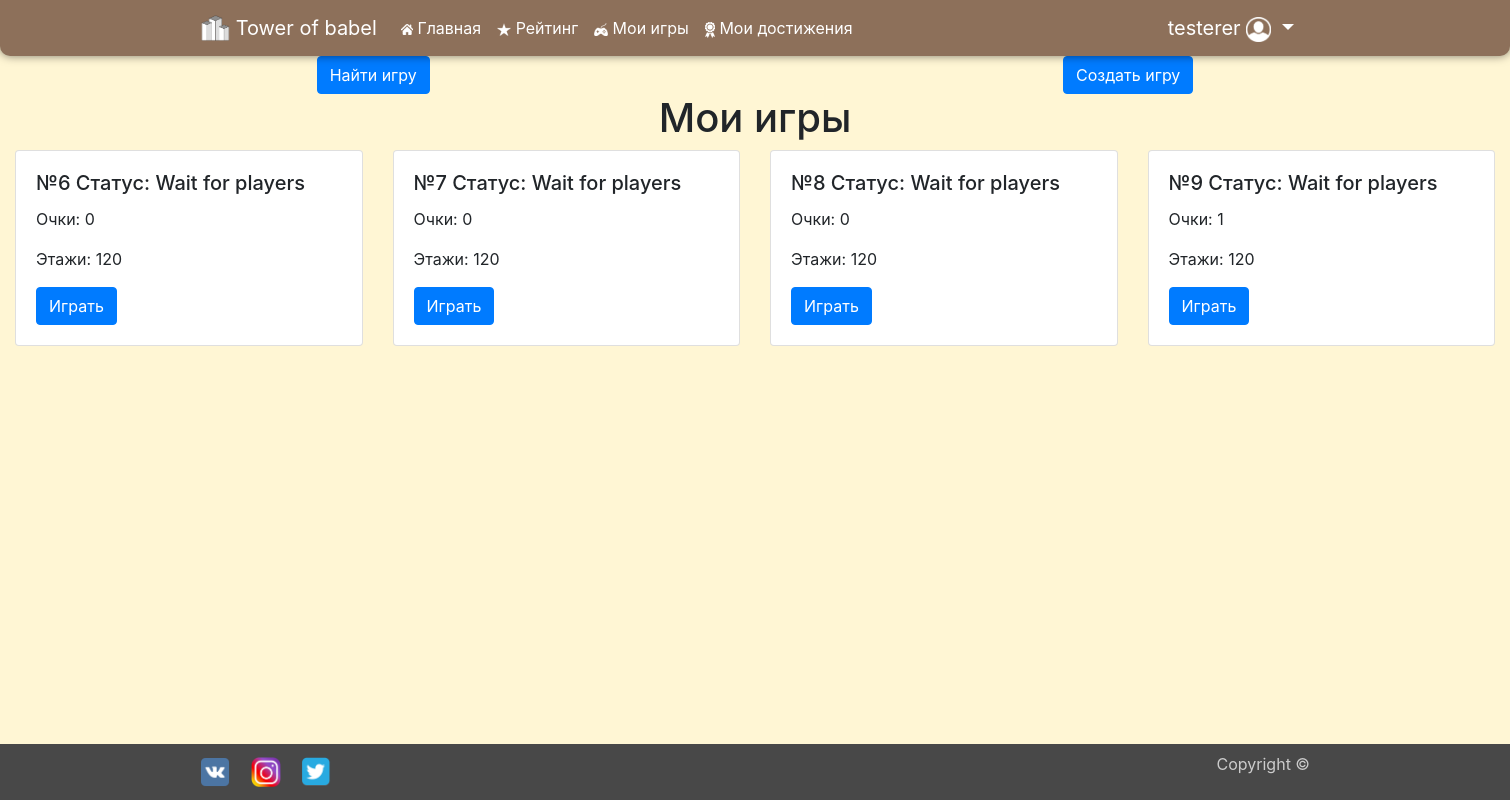
Page /mygame.php (signed in) on the committed database.
### tables this page shows
CREATE TABLE `users` (
  `id` int(11) NOT NULL,
  `nickname` varchar(25) NOT NULL,
  `login` varchar(30) NOT NULL,
  `password` varchar(50) NOT NULL,
  `role` varchar(20) NOT NULL
);

CREATE TABLE `rounds` (
  `id` int(11) NOT NULL,
  `status` varchar(30) NOT NULL,
  `date_start` varchar(50) NOT NULL,
  `date_end` varchar(50) NOT NULL,
  `score` int(11) NOT NULL,
  `max_players` int(11) NOT NULL,
  `owner` int(11) NOT NULL,
  `name` varchar(30) NOT NULL
);

CREATE TABLE `round_user` (
  `id` int(11) NOT NULL,
  `user_id` int(11) NOT NULL,
  `round_id` int(11) NOT NULL,
  `bricks` int(11) NOT NULL,
  `roof` int(11) NOT NULL,
  `floor` int(11) NOT NULL,
  `floor_fix` int(11) NOT NULL,
  `shells` int(11) NOT NULL
);

### auth/inquiries.php (called while the page is built)
<?php
	require_once 'connect_db.php';
    if (!$_COOKIE['user'] == '') {
    	$id_user = $_COOKIE['user'];
        $query_user = $pdo->query('SELECT * FROM `users` WHERE `id` = '.$id_user.'');
        while ($user = $query_user->fetch()) {
        	$nickname = $user['nickname'];
        }
    }
?>

### mygame.php (the view, shortened to what this page needs)
<!DOCTYPE html>
<html lang="ru">
<head>
	<?php
		include 'head.php';
	?>
</head>
<body>
<?php
	include 'header.php';
?>
<div class="d-flex justify-content-around">
  <a href="find_game.php" type="button" class="btn btn-primary">Найти игру</a>
  <a href="create_game.php" type="button" class="btn btn-primary">Создать игру</a>
</div>
<h1 style="text-align: center;">Мои игры</h1>
<div class="d-flex justify-content-around">
<?php
  $round_user = $pdo->query('SELECT * FROM `round_user` WHERE `user_id`='.$_COOKIE['user'].'');
  while ($row = $round_user->fetch()){
    $round = $pdo->query('SELECT * FROM `rounds` WHERE `id`='.$row[2].'');
    while ($row2 = $round->fetch()){
      echo '<div class="col-sm-3">
              <div class="card">
                <div class="card-body">
                  <h5 class="card-title">№'.$row2[0].' Статус: '.$row2[1].'</h5>
                  <p>Очки: '.$row[7].'</p>
                  <p>Этажи: '.$row[5].'</p>
                  <a href="game.php?game='.$row2[0].'&player='.$_COOKIE['user'].'" class="btn btn-primary">Играть</a>
                </div>
              </div>
            </div>';
    }
  }
?>
</div>
<?php
	include 'footer.php';
?>
</body>
</html>

### header.php (shortened to what this page needs)
<?php
  require_once 'auth/inquiries.php';
?>
<header class="header sticky-top">
<nav class="navbar navbar-expand-lg navbar-light bd-highlight">
  <div class="container">
   <a class="navbar-brand" href="/">
    <img src="../img/logo.png" width="30" height="30" class="d-inline-block align-top" alt="">
    Tower of babel
  </a>
  <div id="my-nav" class="collapse navbar-collapse">
    <?php
      if ($_COOKIE['user'] == ''):
    ?>
      <ul class="navbar-nav mr-auto">
        <li class="nav-item">
          <a class="nav-link" href="/"><img src="../img/nav-icon/home.png" width="12" class="d-inline-block" alt="">
          Главная <span class="sr-only">(current)</span></a>
        </li>
      </ul>
      <a class="navbar-brand" href="../auth/auth.php">Вход / Регистрация</a>
    <?php else: ?>
      <ul class="navbar-nav mr-auto">
        <li class="nav-item">
          <a class="nav-link" href="/"><img src="../img/nav-icon/home.png" width="12" class="d-inline-block" alt="">
          Главная <span class="sr-only">(current)</span></a>
        </li>
        <li class="nav-item">
          <a class="nav-link" href="../rating.php"><img src="../img/nav-icon/rating.png" width="14" class="d-inline-block" alt="">
          Рейтинг</a>
        </li>
        <li class="nav-item">
          <a class="nav-link" href="../mygame.php"><img src="../img/nav-icon/mygame.png" width="14" class="d-inline-block" alt="">
          Мои игры</a>
        </li>
        <li class="nav-item">
          <a class="nav-link" href="../achievement.php"><img src="../img/nav-icon/achievement.png" width="10" class="d-inline-block" alt="">
          Мои достижения</a>
        </li>
      </ul>
      <ul class="navbar-nav">
         <li class="nav-item dropdown">
          <a class="navbar-brand dropdown-toggle" href="../profile.php" id="navbarDropdownMenuLink" role="button" data-toggle="dropdown" aria-haspopup="true" aria-expanded="false">
            <?=$nickname.' '?><img src="../img/profile-icon-white.png" width="25" height="25" alt="">
          </a>
        </li>
      </ul>
    <?php endif; ?>
  </div>
  </div>
</nav>
</header>

### css/style.css (style rules this page uses)
body { background: #fff6d4; }
.header { background: #8d705a; box-shadow: 0 0 10px rgba(0,0,0,0.5); border-radius: 0px 0px 10px 10px; }
.navbar-light .navbar-brand { color: rgba(255, 255, 255, 1); }
.navbar-light .navbar-nav .nav-link { color: rgba(255, 255, 255, 1); }

### rows in the picture
users: nickname "testerer"
round_user: shells "0", floor "120"
rounds: id "6", status "Wait for players"
round_user: shells "0", floor "120"
rounds: id "7", status "Wait for players"
round_user: shells "0", floor "120"
rounds: id "8", status "Wait for players"
round_user: shells "1", floor "120"
rounds: id "9", status "Wait for players"
